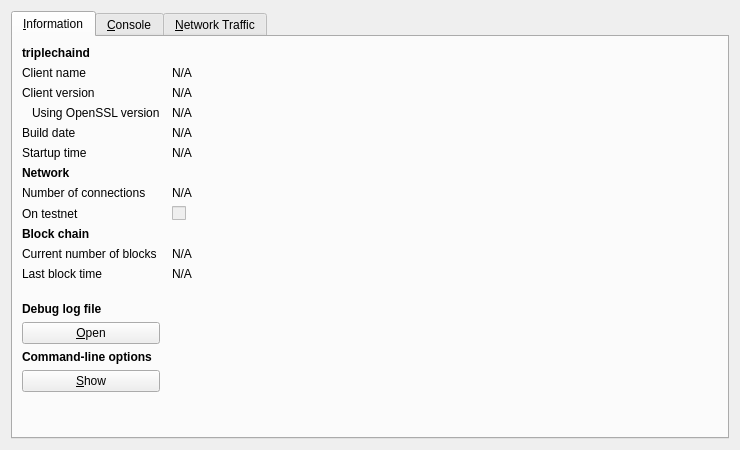
<?xml version="1.0" encoding="UTF-8"?>
<ui version="4.0">
 <class>RPCConsole</class>
 <widget class="QDialog" name="RPCConsole">
  <property name="geometry">
   <rect>
    <x>0</x>
    <y>0</y>
    <width>740</width>
    <height>450</height>
   </rect>
  </property>
  <property name="windowTitle">
   <string>TripleChain - Debug window</string>
  </property>
  <layout class="QVBoxLayout" name="verticalLayout_2">
   <item>
    <widget class="QTabWidget" name="tabWidget">
     <property name="currentIndex">
      <number>0</number>
     </property>
     <widget class="QWidget" name="tab_info">
      <attribute name="title">
       <string>&amp;Information</string>
      </attribute>
      <layout class="QGridLayout" name="gridLayout" columnstretch="0,1">
       <property name="horizontalSpacing">
        <number>12</number>
       </property>
       <item row="0" column="0">
        <widget class="QLabel" name="label_9">
         <property name="font">
          <font>
           <weight>75</weight>
           <bold>true</bold>
          </font>
         </property>
         <property name="text">
          <string>triplechaind</string>
         </property>
        </widget>
       </item>
       <item row="1" column="0">
        <widget class="QLabel" name="label_5">
         <property name="text">
          <string>Client name</string>
         </property>
        </widget>
       </item>
       <item row="1" column="1">
        <widget class="QLabel" name="clientName">
         <property name="cursor">
          <cursorShape>IBeamCursor</cursorShape>
         </property>
         <property name="text">
          <string>N/A</string>
         </property>
         <property name="textFormat">
          <enum>Qt::PlainText</enum>
         </property>
         <property name="textInteractionFlags">
          <set>Qt::LinksAccessibleByMouse|Qt::TextSelectableByKeyboard|Qt::TextSelectableByMouse</set>
         </property>
        </widget>
       </item>
       <item row="2" column="0">
        <widget class="QLabel" name="label_6">
         <property name="text">
          <string>Client version</string>
         </property>
        </widget>
       </item>
       <item row="2" column="1">
        <widget class="QLabel" name="clientVersion">
         <property name="cursor">
          <cursorShape>IBeamCursor</cursorShape>
         </property>
         <property name="text">
          <string>N/A</string>
         </property>
         <property name="textFormat">
          <enum>Qt::PlainText</enum>
         </property>
         <property name="textInteractionFlags">
          <set>Qt::LinksAccessibleByMouse|Qt::TextSelectableByKeyboard|Qt::TextSelectableByMouse</set>
         </property>
        </widget>
       </item>
       <item row="3" column="0">
        <widget class="QLabel" name="label_14">
         <property name="text">
          <string>Using OpenSSL version</string>
         </property>
         <property name="indent">
          <number>10</number>
         </property>
        </widget>
       </item>
       <item row="3" column="1">
        <widget class="QLabel" name="openSSLVersion">
         <property name="cursor">
          <cursorShape>IBeamCursor</cursorShape>
         </property>
         <property name="text">
          <string>N/A</string>
         </property>
         <property name="textFormat">
          <enum>Qt::PlainText</enum>
         </property>
         <property name="textInteractionFlags">
          <set>Qt::LinksAccessibleByMouse|Qt::TextSelectableByKeyboard|Qt::TextSelectableByMouse</set>
         </property>
        </widget>
       </item>
       <item row="4" column="0">
        <widget class="QLabel" name="label_12">
         <property name="text">
          <string>Build date</string>
         </property>
        </widget>
       </item>
       <item row="4" column="1">
        <widget class="QLabel" name="buildDate">
         <property name="cursor">
          <cursorShape>IBeamCursor</cursorShape>
         </property>
         <property name="text">
          <string>N/A</string>
         </property>
         <property name="textFormat">
          <enum>Qt::PlainText</enum>
         </property>
         <property name="textInteractionFlags">
          <set>Qt::LinksAccessibleByMouse|Qt::TextSelectableByKeyboard|Qt::TextSelectableByMouse</set>
         </property>
        </widget>
       </item>
       <item row="5" column="0">
        <widget class="QLabel" name="label_13">
         <property name="text">
          <string>Startup time</string>
         </property>
        </widget>
       </item>
       <item row="5" column="1">
        <widget class="QLabel" name="startupTime">
         <property name="cursor">
          <cursorShape>IBeamCursor</cursorShape>
         </property>
         <property name="text">
          <string>N/A</string>
         </property>
         <property name="textFormat">
          <enum>Qt::PlainText</enum>
         </property>
         <property name="textInteractionFlags">
          <set>Qt::LinksAccessibleByMouse|Qt::TextSelectableByKeyboard|Qt::TextSelectableByMouse</set>
         </property>
        </widget>
       </item>
       <item row="6" column="0">
        <widget class="QLabel" name="label_11">
         <property name="font">
          <font>
           <weight>75</weight>
           <bold>true</bold>
          </font>
         </property>
         <property name="text">
          <string>Network</string>
         </property>
        </widget>
       </item>
       <item row="7" column="0">
        <widget class="QLabel" name="label_7">
         <property name="text">
          <string>Number of connections</string>
         </property>
        </widget>
       </item>
       <item row="7" column="1">
        <widget class="QLabel" name="numberOfConnections">
         <property name="cursor">
          <cursorShape>IBeamCursor</cursorShape>
         </property>
         <property name="text">
          <string>N/A</string>
         </property>
         <property name="textFormat">
          <enum>Qt::PlainText</enum>
         </property>
         <property name="textInteractionFlags">
          <set>Qt::LinksAccessibleByMouse|Qt::TextSelectableByKeyboard|Qt::TextSelectableByMouse</set>
         </property>
        </widget>
       </item>
       <item row="8" column="0">
        <widget class="QLabel" name="label_8">
         <property name="text">
          <string>On testnet</string>
         </property>
        </widget>
       </item>
       <item row="8" column="1">
        <widget class="QCheckBox" name="isTestNet">
         <property name="enabled">
          <bool>false</bool>
         </property>
         <property name="text">
          <string/>
         </property>
        </widget>
       </item>
       <item row="9" column="0">
        <widget class="QLabel" name="label_10">
         <property name="font">
          <font>
           <weight>75</weight>
           <bold>true</bold>
          </font>
         </property>
         <property name="text">
          <string>Block chain</string>
         </property>
        </widget>
       </item>
       <item row="10" column="0">
        <widget class="QLabel" name="label_3">
         <property name="text">
          <string>Current number of blocks</string>
         </property>
        </widget>
       </item>
       <item row="10" column="1">
        <widget class="QLabel" name="numberOfBlocks">
         <property name="cursor">
          <cursorShape>IBeamCursor</cursorShape>
         </property>
         <property name="text">
          <string>N/A</string>
         </property>
         <property name="textFormat">
          <enum>Qt::PlainText</enum>
         </property>
         <property name="textInteractionFlags">
          <set>Qt::LinksAccessibleByMouse|Qt::TextSelectableByKeyboard|Qt::TextSelectableByMouse</set>
         </property>
        </widget>
       </item>
       <item row="11" column="0">
        <widget class="QLabel" name="label_2">
         <property name="text">
          <string>Last block time</string>
         </property>
        </widget>
       </item>
       <item row="11" column="1">
        <widget class="QLabel" name="lastBlockTime">
         <property name="cursor">
          <cursorShape>IBeamCursor</cursorShape>
         </property>
         <property name="text">
          <string>N/A</string>
         </property>
         <property name="textFormat">
          <enum>Qt::PlainText</enum>
         </property>
         <property name="textInteractionFlags">
          <set>Qt::LinksAccessibleByMouse|Qt::TextSelectableByKeyboard|Qt::TextSelectableByMouse</set>
         </property>
        </widget>
       </item>
       <item row="12" column="0">
        <spacer name="verticalSpacer_2">
         <property name="orientation">
          <enum>Qt::Vertical</enum>
         </property>
         <property name="sizeHint" stdset="0">
          <size>
           <width>20</width>
           <height>20</height>
          </size>
         </property>
        </spacer>
       </item>
       <item row="13" column="0">
        <widget class="QLabel" name="labelDebugLogfile">
         <property name="font">
          <font>
           <weight>75</weight>
           <bold>true</bold>
          </font>
         </property>
         <property name="text">
          <string>Debug log file</string>
         </property>
        </widget>
       </item>
       <item row="14" column="0">
        <widget class="QPushButton" name="openDebugLogfileButton">
         <property name="toolTip">
          <string>Open the TripleChain debug log file from the current data directory. This can take a few seconds for large log files.</string>
         </property>
         <property name="text">
          <string>&amp;Open</string>
         </property>
         <property name="autoDefault">
          <bool>false</bool>
         </property>
        </widget>
       </item>
       <item row="15" column="0">
        <widget class="QLabel" name="labelCLOptions">
         <property name="font">
          <font>
           <weight>75</weight>
           <bold>true</bold>
          </font>
         </property>
         <property name="text">
          <string>Command-line options</string>
         </property>
        </widget>
       </item>
       <item row="16" column="0">
        <widget class="QPushButton" name="showCLOptionsButton">
         <property name="toolTip">
          <string>Show the TripleChain help message to get a list with possible TripleChain command-line options.</string>
         </property>
         <property name="text">
          <string>&amp;Show</string>
         </property>
         <property name="autoDefault">
          <bool>false</bool>
         </property>
        </widget>
       </item>
       <item row="17" column="0">
        <spacer name="verticalSpacer">
         <property name="orientation">
          <enum>Qt::Vertical</enum>
         </property>
         <property name="sizeHint" stdset="0">
          <size>
           <width>20</width>
           <height>40</height>
          </size>
         </property>
        </spacer>
       </item>
      </layout>
     </widget>
     <widget class="QWidget" name="tab_console">
      <attribute name="title">
       <string>&amp;Console</string>
      </attribute>
      <layout class="QVBoxLayout" name="verticalLayout_3">
       <property name="spacing">
        <number>3</number>
       </property>
       <item>
        <widget class="QTextEdit" name="messagesWidget">
         <property name="minimumSize">
          <size>
           <width>0</width>
           <height>100</height>
          </size>
         </property>
         <property name="readOnly">
          <bool>true</bool>
         </property>
         <property name="tabKeyNavigation" stdset="0">
          <bool>false</bool>
         </property>
         <property name="columnCount" stdset="0">
          <number>2</number>
         </property>
        </widget>
       </item>
       <item>
        <layout class="QHBoxLayout" name="horizontalLayout">
         <property name="spacing">
          <number>3</number>
         </property>
         <item>
          <widget class="QLabel" name="label">
           <property name="text">
            <string notr="true">&gt;</string>
           </property>
          </widget>
         </item>
         <item>
          <widget class="QLineEdit" name="lineEdit"/>
         </item>
         <item>
          <widget class="QPushButton" name="clearButton">
           <property name="maximumSize">
            <size>
             <width>24</width>
             <height>24</height>
            </size>
           </property>
           <property name="toolTip">
            <string>Clear console</string>
           </property>
           <property name="text">
            <string/>
           </property>
           <property name="icon">
            <iconset resource="../triplechain.qrc">
             <normaloff>:/icons/remove</normaloff>:/icons/remove</iconset>
           </property>
           <property name="shortcut">
            <string notr="true">Ctrl+L</string>
           </property>
           <property name="autoDefault">
            <bool>false</bool>
           </property>
          </widget>
         </item>
        </layout>
       </item>
      </layout>
     </widget>
     <widget class="QWidget" name="tab">
      <attribute name="title">
       <string>&amp;Network Traffic</string>
      </attribute>
      <layout class="QHBoxLayout" name="horizontalLayout_3">
       <item>
        <layout class="QVBoxLayout" name="verticalLayout_4">
         <item>
          <widget class="TrafficGraphWidget" name="trafficGraph" native="true">
           <property name="sizePolicy">
            <sizepolicy hsizetype="Expanding" vsizetype="Expanding">
             <horstretch>0</horstretch>
             <verstretch>0</verstretch>
            </sizepolicy>
           </property>
          </widget>
         </item>
         <item>
          <layout class="QHBoxLayout" name="horizontalLayout_2">
           <item>
            <widget class="QSlider" name="sldGraphRange">
             <property name="minimum">
              <number>1</number>
             </property>
             <property name="maximum">
              <number>288</number>
             </property>
             <property name="pageStep">
              <number>12</number>
             </property>
             <property name="value">
              <number>6</number>
             </property>
             <property name="orientation">
              <enum>Qt::Horizontal</enum>
             </property>
            </widget>
           </item>
           <item>
            <widget class="QLabel" name="lblGraphRange">
             <property name="minimumSize">
              <size>
               <width>100</width>
               <height>0</height>
              </size>
             </property>
             <property name="alignment">
              <set>Qt::AlignCenter</set>
             </property>
            </widget>
           </item>
           <item>
            <widget class="QPushButton" name="btnClearTrafficGraph">
             <property name="text">
              <string>&amp;Clear</string>
             </property>
            </widget>
           </item>
          </layout>
         </item>
        </layout>
       </item>
       <item>
        <layout class="QVBoxLayout" name="verticalLayout">
         <item>
          <widget class="QGroupBox" name="groupBox">
           <property name="title">
            <string>Totals</string>
           </property>
           <layout class="QVBoxLayout" name="verticalLayout_5">
            <item>
             <layout class="QHBoxLayout" name="horizontalLayout_4">
              <item>
               <widget class="Line" name="line">
                <property name="sizePolicy">
                 <sizepolicy hsizetype="Fixed" vsizetype="Fixed">
                  <horstretch>0</horstretch>
                  <verstretch>0</verstretch>
                 </sizepolicy>
                </property>
                <property name="minimumSize">
                 <size>
                  <width>10</width>
                  <height>0</height>
                 </size>
                </property>
                <property name="palette">
                 <palette>
                  <active>
                   <colorrole role="Light">
                    <brush brushstyle="SolidPattern">
                     <color alpha="255">
                      <red>0</red>
                      <green>255</green>
                      <blue>0</blue>
                     </color>
                    </brush>
                   </colorrole>
                  </active>
                  <inactive>
                   <colorrole role="Light">
                    <brush brushstyle="SolidPattern">
                     <color alpha="255">
                      <red>0</red>
                      <green>255</green>
                      <blue>0</blue>
                     </color>
                    </brush>
                   </colorrole>
                  </inactive>
                  <disabled>
                   <colorrole role="Light">
                    <brush brushstyle="SolidPattern">
                     <color alpha="255">
                      <red>0</red>
                      <green>255</green>
                      <blue>0</blue>
                     </color>
                    </brush>
                   </colorrole>
                  </disabled>
                 </palette>
                </property>
                <property name="orientation">
                 <enum>Qt::Horizontal</enum>
                </property>
               </widget>
              </item>
              <item>
               <widget class="QLabel" name="label_16">
                <property name="text">
                 <string>In:</string>
                </property>
               </widget>
              </item>
              <item>
               <widget class="QLabel" name="lblBytesIn">
                <property name="minimumSize">
                 <size>
                  <width>50</width>
                  <height>0</height>
                 </size>
                </property>
                <property name="alignment">
                 <set>Qt::AlignRight|Qt::AlignTrailing|Qt::AlignVCenter</set>
                </property>
               </widget>
              </item>
             </layout>
            </item>
            <item>
             <layout class="QHBoxLayout" name="horizontalLayout_5">
              <item>
               <widget class="Line" name="line_2">
                <property name="sizePolicy">
                 <sizepolicy hsizetype="Fixed" vsizetype="Fixed">
                  <horstretch>0</horstretch>
                  <verstretch>0</verstretch>
                 </sizepolicy>
                </property>
                <property name="minimumSize">
                 <size>
                  <width>10</width>
                  <height>0</height>
                 </size>
                </property>
                <property name="palette">
                 <palette>
                  <active>
                   <colorrole role="Light">
                    <brush brushstyle="SolidPattern">
                     <color alpha="255">
                      <red>255</red>
                      <green>0</green>
                      <blue>0</blue>
                     </color>
                    </brush>
                   </colorrole>
                  </active>
                  <inactive>
                   <colorrole role="Light">
                    <brush brushstyle="SolidPattern">
                     <color alpha="255">
                      <red>255</red>
                      <green>0</green>
                      <blue>0</blue>
                     </color>
                    </brush>
                   </colorrole>
                  </inactive>
                  <disabled>
                   <colorrole role="Light">
                    <brush brushstyle="SolidPattern">
                     <color alpha="255">
                      <red>255</red>
                      <green>0</green>
                      <blue>0</blue>
                     </color>
                    </brush>
                   </colorrole>
                  </disabled>
                 </palette>
                </property>
                <property name="orientation">
                 <enum>Qt::Horizontal</enum>
                </property>
               </widget>
              </item>
              <item>
               <widget class="QLabel" name="label_17">
                <property name="text">
                 <string>Out:</string>
                </property>
               </widget>
              </item>
              <item>
               <widget class="QLabel" name="lblBytesOut">
                <property name="minimumSize">
                 <size>
                  <width>50</width>
                  <height>0</height>
                 </size>
                </property>
                <property name="alignment">
                 <set>Qt::AlignRight|Qt::AlignTrailing|Qt::AlignVCenter</set>
                </property>
               </widget>
              </item>
             </layout>
            </item>
            <item>
             <spacer name="verticalSpacer_4">
              <property name="orientation">
               <enum>Qt::Vertical</enum>
              </property>
              <property name="sizeHint" stdset="0">
               <size>
                <width>20</width>
                <height>407</height>
               </size>
              </property>
             </spacer>
            </item>
           </layout>
          </widget>
         </item>
        </layout>
       </item>
      </layout>
     </widget>
    </widget>
   </item>
  </layout>
 </widget>
 <customwidgets>
  <customwidget>
   <class>TrafficGraphWidget</class>
   <extends>QWidget</extends>
   <header>trafficgraphwidget.h</header>
   <container>1</container>
   <slots>
    <slot>clear()</slot>
   </slots>
  </customwidget>
 </customwidgets>
 <resources>
  <include location="../triplechain.qrc"/>
 </resources>
 <connections/>
</ui>
